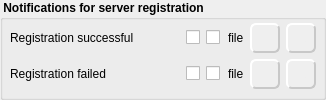
              <widget class="QGroupBox" name="mGrpStyle_6">
               <property name="font">
                <font>
                 <weight>75</weight>
                 <bold>true</bold>
                </font>
               </property>
               <property name="title">
                <string> Notifications for server registration</string>
               </property>
               <layout class="QVBoxLayout" name="verticalLayout_20">
                <property name="leftMargin">
                 <number>7</number>
                </property>
                <property name="topMargin">
                 <number>3</number>
                </property>
                <property name="rightMargin">
                 <number>7</number>
                </property>
                <property name="bottomMargin">
                 <number>7</number>
                </property>
                <item>
                 <layout class="QHBoxLayout" name="horizontalLayout_38">
                  <item>
                   <widget class="QLabel" name="label_17">
                    <property name="minimumSize">
                     <size>
                      <width>170</width>
                      <height>30</height>
                     </size>
                    </property>
                    <property name="maximumSize">
                     <size>
                      <width>170</width>
                      <height>16777215</height>
                     </size>
                    </property>
                    <property name="font">
                     <font>
                      <family>MS Shell Dlg 2</family>
                      <weight>50</weight>
                      <bold>false</bold>
                     </font>
                    </property>
                    <property name="text">
                     <string>Registration successful</string>
                    </property>
                    <property name="alignment">
                     <set>Qt::AlignLeading|Qt::AlignLeft|Qt::AlignVCenter</set>
                    </property>
                   </widget>
                  </item>
                  <item>
                   <widget class="QCheckBox" name="mCbNotifySystrayRegistrationSuccessful">
                    <property name="font">
                     <font>
                      <pointsize>9</pointsize>
                      <weight>50</weight>
                      <bold>false</bold>
                     </font>
                    </property>
                    <property name="toolTip">
                     <string>show message in the systray</string>
                    </property>
                    <property name="text">
                     <string/>
                    </property>
                    <property name="icon">
                     <iconset resource="../../resources/Icons.qrc">
                      <normaloff>:/images/22_22/Message.png</normaloff>:/images/22_22/Message.png</iconset>
                    </property>
                    <property name="iconSize">
                     <size>
                      <width>22</width>
                      <height>22</height>
                     </size>
                    </property>
                   </widget>
                  </item>
                  <item>
                   <widget class="QCheckBox" name="mCbNotifySoundRegistrationSuccessful">
                    <property name="font">
                     <font>
                      <pointsize>9</pointsize>
                      <weight>50</weight>
                      <bold>false</bold>
                     </font>
                    </property>
                    <property name="toolTip">
                     <string>play sound file</string>
                    </property>
                    <property name="text">
                     <string/>
                    </property>
                    <property name="icon">
                     <iconset resource="../../resources/Icons.qrc">
                      <normaloff>:/images/22_22/SpeakerLoud.png</normaloff>:/images/22_22/SpeakerLoud.png</iconset>
                    </property>
                    <property name="iconSize">
                     <size>
                      <width>22</width>
                      <height>22</height>
                     </size>
                    </property>
                   </widget>
                  </item>
                  <item>
                   <spacer name="horizontalSpacer_40">
                    <property name="orientation">
                     <enum>Qt::Horizontal</enum>
                    </property>
                    <property name="sizeType">
                     <enum>QSizePolicy::MinimumExpanding</enum>
                    </property>
                    <property name="sizeHint" stdset="0">
                     <size>
                      <width>2</width>
                      <height>20</height>
                     </size>
                    </property>
                   </spacer>
                  </item>
                  <item>
                   <widget class="QLabel" name="mLbNotifySoundRegistrationSuccessfulFile">
                    <property name="font">
                     <font>
                      <family>MS Shell Dlg 2</family>
                      <weight>50</weight>
                      <bold>false</bold>
                     </font>
                    </property>
                    <property name="text">
                     <string>file</string>
                    </property>
                   </widget>
                  </item>
                  <item>
                   <widget class="QPushButton" name="mPbNotifySoundRegistrationSuccessfulFile">
                    <property name="minimumSize">
                     <size>
                      <width>30</width>
                      <height>30</height>
                     </size>
                    </property>
                    <property name="maximumSize">
                     <size>
                      <width>30</width>
                      <height>30</height>
                     </size>
                    </property>
                    <property name="toolTip">
                     <string>select sound file to play</string>
                    </property>
                    <property name="styleSheet">
                     <string notr="true">QPushButton{
background-color: rgb(239, 239, 239);
color: rgb(239, 239, 239);
border-style: outset;
border-width: 2px;
border-color:  rgb(200, 200, 200);
border-radius: 6px;
}
QPushButton:pressed{
background-color: rgb(150, 150, 150);
} </string>
                    </property>
                    <property name="text">
                     <string/>
                    </property>
                    <property name="icon">
                     <iconset resource="../../resources/Icons.qrc">
                      <normaloff>:/images/22_22/BoxOpen.png</normaloff>:/images/22_22/BoxOpen.png</iconset>
                    </property>
                    <property name="iconSize">
                     <size>
                      <width>22</width>
                      <height>22</height>
                     </size>
                    </property>
                   </widget>
                  </item>
                  <item>
                   <widget class="QToolButton" name="mTbPlaySoundRegistrationSuccessfulFile">
                    <property name="minimumSize">
                     <size>
                      <width>30</width>
                      <height>30</height>
                     </size>
                    </property>
                    <property name="maximumSize">
                     <size>
                      <width>30</width>
                      <height>30</height>
                     </size>
                    </property>
                    <property name="toolTip">
                     <string>play selected sound file</string>
                    </property>
                    <property name="styleSheet">
                     <string notr="true">QToolButton{
background-color: rgb(239, 239, 239);
color: rgb(239, 239, 239);
border-style: outset;
border-width: 2px;
border-color:  rgb(200, 200, 200);
border-radius: 6px;
}
QToolButton:pressed{
background-color: rgb(150, 150, 150);
} 
</string>
                    </property>
                    <property name="text">
                     <string>...</string>
                    </property>
                    <property name="icon">
                     <iconset resource="../../resources/Icons.qrc">
                      <normaloff>:/images/22_22/AV_Play.png</normaloff>:/images/22_22/AV_Play.png</iconset>
                    </property>
                    <property name="iconSize">
                     <size>
                      <width>22</width>
                      <height>22</height>
                     </size>
                    </property>
                   </widget>
                  </item>
                 </layout>
                </item>
                <item>
                 <layout class="QHBoxLayout" name="horizontalLayout_39">
                  <item>
                   <widget class="QLabel" name="label_19">
                    <property name="minimumSize">
                     <size>
                      <width>170</width>
                      <height>30</height>
                     </size>
                    </property>
                    <property name="maximumSize">
                     <size>
                      <width>170</width>
                      <height>16777215</height>
                     </size>
                    </property>
                    <property name="font">
                     <font>
                      <family>MS Shell Dlg 2</family>
                      <weight>50</weight>
                      <bold>false</bold>
                     </font>
                    </property>
                    <property name="text">
                     <string>Registration failed</string>
                    </property>
                    <property name="alignment">
                     <set>Qt::AlignLeading|Qt::AlignLeft|Qt::AlignVCenter</set>
                    </property>
                   </widget>
                  </item>
                  <item>
                   <widget class="QCheckBox" name="mCbNotifySystrayRegistrationFailed">
                    <property name="font">
                     <font>
                      <pointsize>9</pointsize>
                      <weight>50</weight>
                      <bold>false</bold>
                     </font>
                    </property>
                    <property name="toolTip">
                     <string>show message in the systray</string>
                    </property>
                    <property name="text">
                     <string/>
                    </property>
                    <property name="icon">
                     <iconset resource="../../resources/Icons.qrc">
                      <normaloff>:/images/22_22/Message.png</normaloff>:/images/22_22/Message.png</iconset>
                    </property>
                    <property name="iconSize">
                     <size>
                      <width>22</width>
                      <height>22</height>
                     </size>
                    </property>
                   </widget>
                  </item>
                  <item>
                   <widget class="QCheckBox" name="mCbNotifySoundRegistrationFailed">
                    <property name="font">
                     <font>
                      <pointsize>9</pointsize>
                      <weight>50</weight>
                      <bold>false</bold>
                     </font>
                    </property>
                    <property name="toolTip">
                     <string>play sound file</string>
                    </property>
                    <property name="text">
                     <string/>
                    </property>
                    <property name="icon">
                     <iconset resource="../../resources/Icons.qrc">
                      <normaloff>:/images/22_22/SpeakerLoud.png</normaloff>:/images/22_22/SpeakerLoud.png</iconset>
                    </property>
                    <property name="iconSize">
                     <size>
                      <width>22</width>
                      <height>22</height>
                     </size>
                    </property>
                   </widget>
                  </item>
                  <item>
                   <spacer name="horizontalSpacer_41">
                    <property name="orientation">
                     <enum>Qt::Horizontal</enum>
                    </property>
                    <property name="sizeType">
                     <enum>QSizePolicy::MinimumExpanding</enum>
                    </property>
                    <property name="sizeHint" stdset="0">
                     <size>
                      <width>2</width>
                      <height>20</height>
                     </size>
                    </property>
                   </spacer>
                  </item>
                  <item>
                   <widget class="QLabel" name="mLbNotifySoundRegistrationFailedFile">
                    <property name="font">
                     <font>
                      <family>MS Shell Dlg 2</family>
                      <weight>50</weight>
                      <bold>false</bold>
                     </font>
                    </property>
                    <property name="text">
                     <string>file</string>
                    </property>
                   </widget>
                  </item>
                  <item>
                   <widget class="QPushButton" name="mPbNotifySoundRegistrationFailedFile">
                    <property name="minimumSize">
                     <size>
                      <width>30</width>
                      <height>30</height>
                     </size>
                    </property>
                    <property name="maximumSize">
                     <size>
                      <width>30</width>
                      <height>30</height>
                     </size>
                    </property>
                    <property name="toolTip">
                     <string>select sound file to play</string>
                    </property>
                    <property name="styleSheet">
                     <string notr="true">QPushButton{
background-color: rgb(239, 239, 239);
color: rgb(239, 239, 239);
border-style: outset;
border-width: 2px;
border-color:  rgb(200, 200, 200);
border-radius: 6px;
}
QPushButton:pressed{
background-color: rgb(150, 150, 150);
} </string>
                    </property>
                    <property name="text">
                     <string/>
                    </property>
                    <property name="icon">
                     <iconset resource="../../resources/Icons.qrc">
                      <normaloff>:/images/22_22/BoxOpen.png</normaloff>:/images/22_22/BoxOpen.png</iconset>
                    </property>
                    <property name="iconSize">
                     <size>
                      <width>22</width>
                      <height>22</height>
                     </size>
                    </property>
                   </widget>
                  </item>
                  <item>
                   <widget class="QToolButton" name="mTbPlaySoundRegistrationFailedFile">
                    <property name="minimumSize">
                     <size>
                      <width>30</width>
                      <height>30</height>
                     </size>
                    </property>
                    <property name="maximumSize">
                     <size>
                      <width>30</width>
                      <height>30</height>
                     </size>
                    </property>
                    <property name="toolTip">
                     <string>play selected sound file</string>
                    </property>
                    <property name="styleSheet">
                     <string notr="true">QToolButton{
background-color: rgb(239, 239, 239);
color: rgb(239, 239, 239);
border-style: outset;
border-width: 2px;
border-color:  rgb(200, 200, 200);
border-radius: 6px;
}
QToolButton:pressed{
background-color: rgb(150, 150, 150);
} 
</string>
                    </property>
                    <property name="text">
                     <string>...</string>
                    </property>
                    <property name="icon">
                     <iconset resource="../../resources/Icons.qrc">
                      <normaloff>:/images/22_22/AV_Play.png</normaloff>:/images/22_22/AV_Play.png</iconset>
                    </property>
                    <property name="iconSize">
                     <size>
                      <width>22</width>
                      <height>22</height>
                     </size>
                    </property>
                   </widget>
                  </item>
                 </layout>
                </item>
               </layout>
              </widget>
